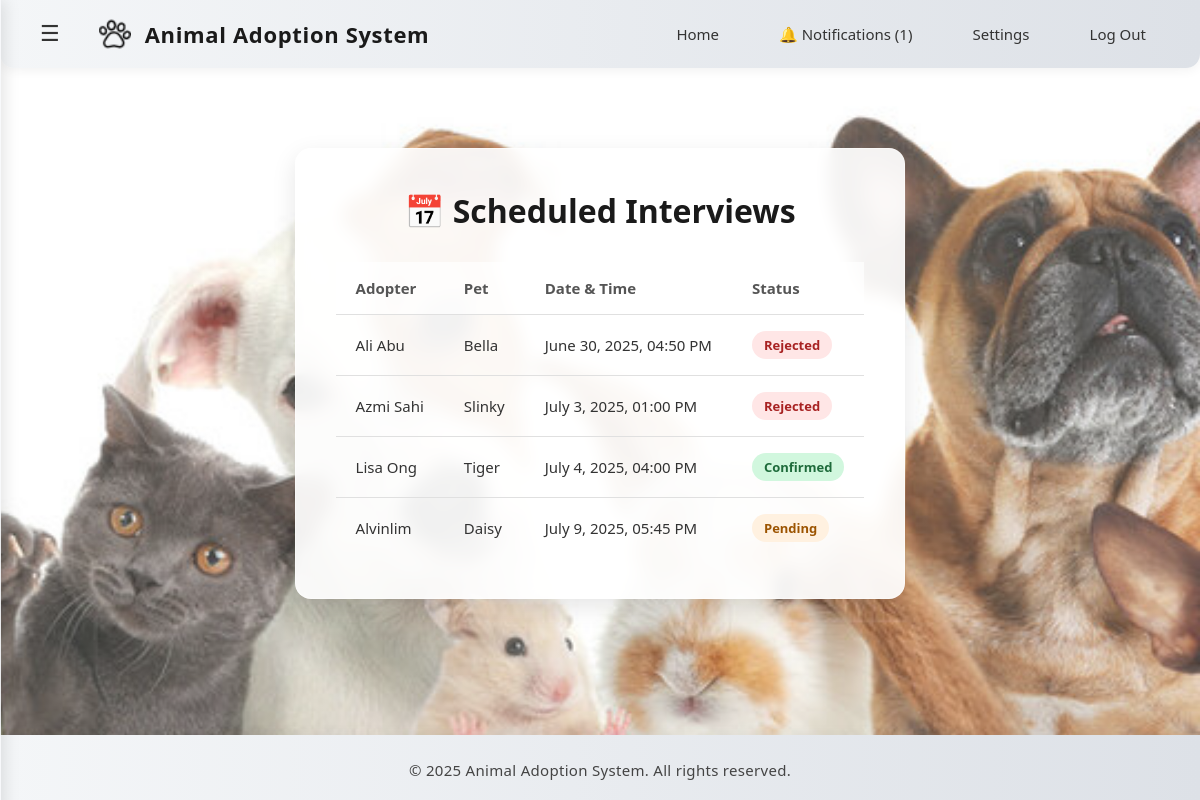
Screenshot of /shelter/scheduled_interviews.php (signed in) with the database file from the repository.
### tables this page shows
CREATE TABLE `interviews` (
  `id` int(11) NOT NULL,
  `application_id` int(11) NOT NULL,
  `adopter_id` int(11) NOT NULL,
  `shelter_id` int(11) NOT NULL,
  `pet_id` int(11) NOT NULL,
  `interview_datetime` datetime NOT NULL,
  `status` enum('pending','confirmed','rejected') DEFAULT 'pending',
  `created_at` timestamp NOT NULL DEFAULT current_timestamp()
);

CREATE TABLE `users` (
  `id` int(11) NOT NULL,
  `username` varchar(100) NOT NULL,
  `email` varchar(255) NOT NULL,
  `password` varchar(255) NOT NULL,
  `first_name` varchar(100) DEFAULT NULL,
  `last_name` varchar(100) DEFAULT NULL,
  `phone_number` varchar(12) DEFAULT NULL,
  `role` enum('adopter','shelter','admin') NOT NULL,
  `created_at` timestamp NOT NULL DEFAULT current_timestamp(),
  `phone` varchar(20) DEFAULT NULL,
  `status` varchar(50) NOT NULL DEFAULT 'active'
);

CREATE TABLE `pets` (
  `id` int(11) NOT NULL,
  `name` varchar(100) NOT NULL,
  `species` varchar(100) DEFAULT NULL,
  `breed` varchar(100) DEFAULT NULL,
  `age` int(11) DEFAULT NULL,
  `gender` varchar(10) DEFAULT NULL,
  `description` text DEFAULT NULL,
  `image` varchar(255) DEFAULT NULL,
  `status` enum('available','adopted') DEFAULT 'available',
  `shelter_id` int(11) DEFAULT NULL,
  `adoption_date` date DEFAULT NULL
);

### shelter/scheduled_interviews.php (the view, shortened to what this page needs)
<?php
include('../db_connection.php');
$shelter_id = $_SESSION['user_id'];
$sql = "
    SELECT
        i.id,
        i.interview_datetime,
        i.status,
        p.name AS pet_name,
        u.username AS adopter_name
    FROM interviews AS i
    JOIN pets AS p
        ON i.pet_id = p.id
    JOIN users AS u
        ON i.adopter_id = u.id
    WHERE i.shelter_id = ?
    ORDER BY i.interview_datetime ASC
";
$stmt = $conn->prepare($sql);
$stmt->bind_param("i", $shelter_id);
$stmt->execute();
$result = $stmt->get_result();
?>
<!DOCTYPE html>
<html lang="en">
<head>
    <link rel="stylesheet" href="../css/common.css">
    <link rel="stylesheet" href="../css/sidebar.css">
</head>
<body>
    <?php include('../includes/navbar_shelter.php'); ?>
    <div class="content-container">
        <div class="page-header"><h1>📅 Scheduled Interviews</h1></div>
        <?php if ($result->num_rows > 0): ?>
            <div class="table-container">
                <table class="styled-table">
                    <thead>
                        <tr>
                            <th>Adopter</th>
                            <th>Pet</th>
                            <th>Date & Time</th>
                            <th>Status</th>
                        </tr>
                    </thead>
                    <tbody>
                        <?php while ($row = $result->fetch_assoc()): ?>
                            <tr>
                                <td><?php echo htmlspecialchars($row['adopter_name']); ?></td>
                                <td><?php echo htmlspecialchars($row['pet_name']); ?></td>
                                <td><?php echo date("F j, Y, h:i A", strtotime($row['interview_datetime'])); ?></td>
                                <td>
                                    <span class="status <?php echo strtolower(htmlspecialchars($row['status'])); ?>">
                                        <?php echo ucfirst(htmlspecialchars($row['status'])); ?>
                                    </span>
                                </td>
                            </tr>
                        <?php endwhile; ?>
                    </tbody>
                </table>
            </div>
        <?php else: ?>
            <p class="no-data">No scheduled interviews found.</p>
        <?php endif; ?>
    </div>
    <?php include('../includes/footer.php'); ?>
</body>
</html>

### css/common.css (style rules this page uses)
html, body { height: 100%; margin: 0; display: flex; flex-direction: column; }

### shelter/scheduled_interviews.php (style rules this page uses)
body { margin: 0; font-family: 'Segoe UI', sans-serif; background: linear-gradient(rgba(255,255,255,0.2), rgba(255,255,255,0.2)), url('../images/PetsBackground2.jpg') no-repeat center center fixed; background-size: cover; color: #333; }
.content-container { max-width: 1100px; margin: 80px auto 40px; padding: 40px; background: rgba(255, 255, 255, 0.92); border-radius: 16px; box-shadow: 0 8px 25px rgba(0,0,0,0.1); backdrop-filter: blur(8px); -webkit-backdrop-filter: blur(8px); border: 1px solid rgba(255,255,255,0.4); }
.page-header h1 { text-align: center; font-size: 32px; font-weight: 700; color: #1a1a1a; margin-top: 0; margin-bottom: 30px; }
.table-container { width: 100%; overflow-x: auto; }
.styled-table { width: 100%; border-collapse: collapse; font-size: 15px; }
.styled-table th, .styled-table td { padding: 16px 20px; border-bottom: 1px solid #e0e0e0; text-align: left; }
.styled-table th { font-weight: 600; color: #555; background-color: rgba(255,255,255,0.7); }
.styled-table tr:last-child td { border-bottom: none; }
.status { font-weight: 600; text-transform: capitalize; padding: 5px 12px; border-radius: 50px; font-size: 13px; display: inline-block; }
.status.confirmed { color: #1e6b3b; background-color: #d1f7de; }
.status.pending { color: #9c5400; background-color: #fff1e0; }
.status.rejected { color: #a82222; background-color: #ffe6e6; }

### rows the page displays
interviews: adopter.username "Ali Abu", pet.name "Bella", interview_datetime "June 30, 2025, 04:50 PM", status "Rejected"
interviews: adopter.username "Azmi Sahi", pet.name "Slinky", interview_datetime "July 3, 2025, 01:00 PM", status "Rejected"
interviews: adopter.username "Lisa Ong", pet.name "Tiger", interview_datetime "July 4, 2025, 04:00 PM", status "Confirmed"
interviews: adopter.username "Alvinlim", pet.name "Daisy", interview_datetime "July 9, 2025, 05:45 PM", status "Pending"

### other values shown
$unread_count "1"
